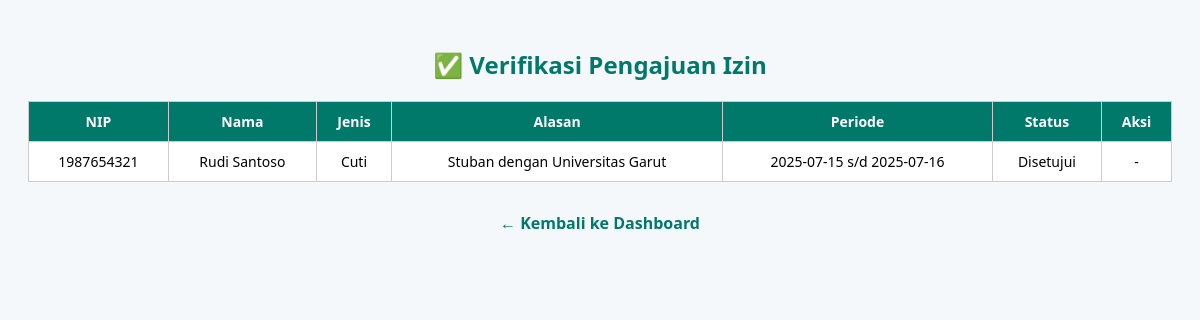
Screenshot of /verifikasi_izin.php (signed in) with the database file from the repository.
### tables this page shows
CREATE TABLE `data_perizinan` (
  `id_izin` int(11) NOT NULL,
  `id_karyawan` int(11) DEFAULT NULL,
  `jenis` enum('cuti','sakit','izin') DEFAULT NULL,
  `alasan` text DEFAULT NULL,
  `tanggal_pengajuan` date DEFAULT NULL,
  `tanggal_mulai` date DEFAULT NULL,
  `tanggal_selesai` date DEFAULT NULL,
  `status` enum('menunggu','disetujui','ditolak') DEFAULT 'menunggu',
  `tanggal_persetujuan` date DEFAULT NULL,
  `disetujui_oleh` int(11) DEFAULT NULL
);

CREATE TABLE `data_karyawan` (
  `id_karyawan` int(11) NOT NULL,
  `nip` varchar(20) DEFAULT NULL,
  `nama` varchar(100) DEFAULT NULL,
  `jabatan` varchar(50) DEFAULT NULL,
  `password` varchar(255) DEFAULT NULL,
  `status` enum('aktif','nonaktif') DEFAULT NULL,
  `role` enum('karyawan') DEFAULT 'karyawan',
  `tanggal_masuk` date DEFAULT NULL,
  `tanggal_keluar` date DEFAULT NULL
);

### verifikasi_izin.php (the view, shortened to what this page needs)
<?php
include "koneksi.php";
$q = mysqli_query($conn, "
    SELECT p.*, k.nip, k.nama
    FROM data_perizinan p
    JOIN data_karyawan k ON k.id_karyawan = p.id_karyawan
    ORDER BY p.tanggal_pengajuan DESC
");
?>
<!DOCTYPE html>
<html lang="id">
<head>
</head>
<body>
<h2>✅ Verifikasi Pengajuan Izin</h2>
<table>
    <tr>
        <th>NIP</th>
        <th>Nama</th>
        <th>Jenis</th>
        <th>Alasan</th>
        <th>Periode</th>
        <th>Status</th>
        <th>Aksi</th>
    </tr>
    <?php while ($row = mysqli_fetch_assoc($q)): ?>
    <tr>
        <td><?= $row['nip'] ?></td>
        <td><?= $row['nama'] ?></td>
        <td><?= ucfirst($row['jenis']) ?></td>
        <td><?= $row['alasan'] ?></td>
        <td><?= $row['tanggal_mulai'] ?> s/d <?= $row['tanggal_selesai'] ?></td>
        <td><?= ucfirst($row['status']) ?></td>
        <td>
            <?php if ($row['status'] === 'menunggu'): ?>
                <a href="?setujui=<?= $row['id_izin'] ?>" class="button yes">Setujui</a>
                <a href="?tolak=<?= $row['id_izin'] ?>" class="button no">Tolak</a>
            <?php else: ?>
                -
            <?php endif; ?>
        </td>
    </tr>
    <?php endwhile; ?>
</table>
<div class="back">
    <a href="dashboard.php">← Kembali ke Dashboard</a>
</div>
</body>
</html>

### verifikasi_izin.php (style rules this page uses)
body { font-family: 'Segoe UI', sans-serif; background: #f5f8fa; padding: 20px; }
h2 { text-align: center; color: #00796b; margin-bottom: 20px; }
table { width: 100%; border-collapse: collapse; background: #fff; }
th, td { padding: 10px; border: 1px solid #ccc; text-align: center; font-size: 14px; }
th { background: #00796b; color: white; }
.back { text-align: center; margin-top: 30px; }
.back a { text-decoration: none; color: #00796b; font-weight: bold; }

### rows the page displays
data_perizinan: id_karyawan.nip "1987654321", id_karyawan.nama "Rudi Santoso", jenis "Cuti", alasan "Stuban dengan Universitas Garut", tanggal_mulai "2025-07-15", tanggal_selesai "2025-07-16", status "Disetujui"
